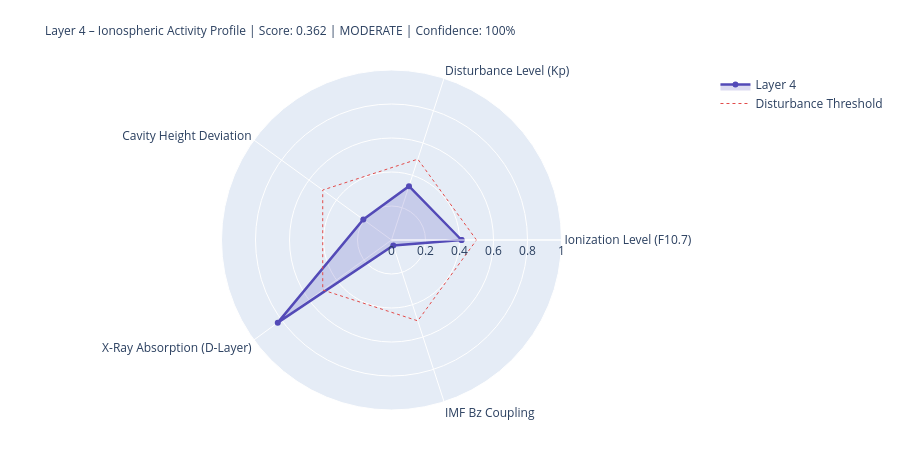

Notebook code for this chart:
### Markdown cell above
---
## 4. State Assessment & Handoff to Layer 5

### Code cell
# ============================================================
# LAYER-4-SCORE
# ============================================================

COMPONENTS = {
    'Ionization Level (F10.7)':    {'score': ioniz,       'source': 'primary' if f107_now else 'from_layer0', 'dynamic': True},
    'Disturbance Level (Kp)':          {'score': disturb,     'source': 'primary' if kp_now   else 'from_layer0', 'dynamic': True},
    'Cavity Height Deviation':    {'score': h_dev,       'source': 'derived',                                'dynamic': True},
    'X-Ray Absorption (D-Layer)':{'score': xray_ioniz,  'source': 'primary' if xray_now else 'missing',     'dynamic': True},
    'IMF Bz Coupling':             {'score': bz_coupling, 'source': 'primary' if bz_now   else 'from_layer0', 'dynamic': True},
}

available    = {k: v['score'] for k, v in COMPONENTS.items() if v['score'] is not None}
unavailable  = [k for k, v in COMPONENTS.items() if v['score'] is None]
layer4_score = round(sum(available.values()) / len(available), 4) if available else None
confidence   = round(len(available) / len(COMPONENTS), 2)
level = ('unknown' if layer4_score is None
         else 'quiet'   if layer4_score < 0.3
         else 'moderate' if layer4_score < 0.6
         else 'active')
dominant_l4 = max(available, key=available.get) if available else 'none'

# Resonance delta for Schumann SR-1
sr1_ref = schumann_freq(1, 80.0)
sr1_now = schumann_freq(1, h_eff)
sr1_delta_mhz = (sr1_now - sr1_ref) * 1000

# Propagation conditions
prop_cond = ('disturbed'   if kp_val > 4
             else 'unsettled' if kp_val > 2
             else 'normal')
if xray_class in ['X', 'M']:
    prop_cond = 'Radio-Blackout moeglich'

W = 68
print('=' * W)
print('LAYER 4 – IONOSPHERE – STATE ASSESSMENT')
print('=' * W)
for name, comp in COMPONENTS.items():
    s = comp['score']
    if s is not None:
        bar = '█' * int(s * 20) + '░' * (20 - int(s * 20))
        print(f'  {name:<36} {bar}  {s:.3f}  [{comp["source"]}]')
    else:
        print(f'  {name:<36} {"─" * 20}  n/a   [missing]')
print('-' * W)
print(f'  Score:          {layer4_score:.3f}  ({len(available)}/{len(COMPONENTS)} components)')
print(f'  Confidence:     {confidence:.0%}')
print(f'  Level:          {level.upper()}')
print(f'  Dominant:       {dominant_l4}')
print(f'  Cavity height:  {h_eff:.1f} km  (Ref: 80.0 km)')
print(f'  SR-1:           {sr1_now:.3f} Hz  (Δ {sr1_delta_mhz:+.1f} mHz vs. ref)')
print(f'  Propagation:    {prop_cond}')
print(f'  X-Ray:          {xray_class}-class  ({xray_now:.2e} W/m²)' if xray_now else '  X-Ray:          n/a')
print('=' * W)

# Radar
cats   = list(available.keys())
vals_r = list(available.values())
if len(cats) >= 3:
    fig = go.Figure()
    fig.add_trace(go.Scatterpolar(
        r=vals_r + [vals_r[0]], theta=cats + [cats[0]],
        fill='toself', fillcolor='rgba(83,74,183,0.20)',
        line=dict(color='#534AB7', width=2.5), name='Layer 4'
    ))
    fig.add_trace(go.Scatterpolar(
        r=[0.5] * (len(cats)+1), theta=cats + [cats[0]],
        line=dict(color='#E24B4A', dash='dot', width=1),
        mode='lines', name='Disturbance Threshold'
    ))
    fig.update_layout(
        title=dict(
            text=f'Layer 4 – Ionospheric Activity Profile | Score: {layer4_score:.3f} | {level.upper()} | Confidence: {confidence:.0%}',
            font=dict(size=12)
        ),
        polar=dict(radialaxis=dict(visible=True, range=[0, 1])),
        height=450, showlegend=True,
        margin=dict(l=80, r=80, t=70, b=40)
    )
    fig.show()

### Figure 1 — Plotly figure (JSON) as saved in the notebook; plotly's stock layout.template omitted (floating-point values rounded to 4 significant figures)
{"data": [{"fill": "toself", "fillcolor": "rgba(83,74,183,0.20)", "line": {"color": "#534AB7", "width": 2.5}, "name": "Layer 4", "r": [0.412, 0.333, 0.205, 0.827, 0.034, 0.412], "theta": ["Ionization Level (F10.7)", "Disturbance Level (Kp)", "Cavity Height Deviation", "X-Ray Absorption (D-Layer)", "IMF Bz Coupling", "Ionization Level (F10.7)"], "type": "scatterpolar"}, {"line": {"color": "#E24B4A", "dash": "dot", "width": 1}, "mode": "lines", "name": "Disturbance Threshold", "r": [0.5, 0.5, 0.5, 0.5, 0.5, 0.5], "theta": ["Ionization Level (F10.7)", "Disturbance Level (Kp)", "Cavity Height Deviation", "X-Ray Absorption (D-Layer)", "IMF Bz Coupling", "Ionization Level (F10.7)"], "type": "scatterpolar"}], "layout": {"height": 450, "margin": {"b": 40, "l": 80, "r": 80, "t": 70}, "polar": {"radialaxis": {"range": [0, 1], "visible": true}}, "showlegend": true, "title": {"font": {"size": 12}, "text": "Layer 4 – Ionospheric Activity Profile | Score: 0.362 | MODERATE | Confidence: 100%"}}}
